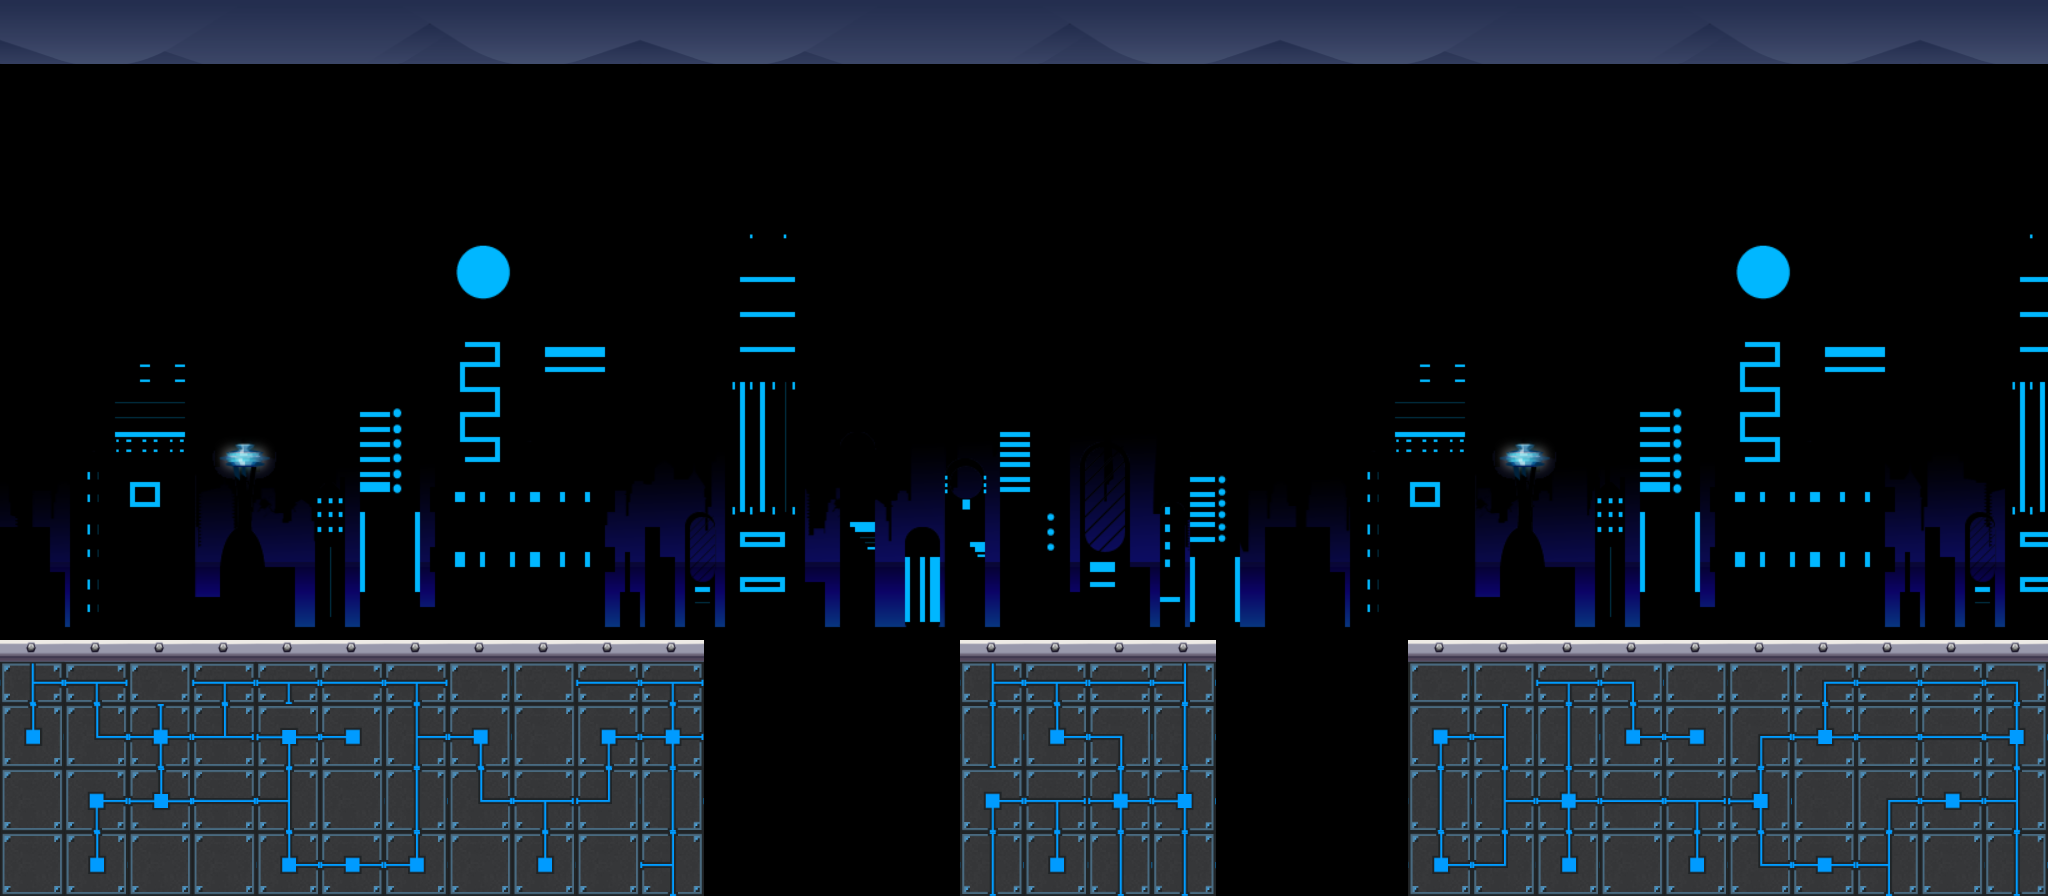

This game map was drawn from its Tiled (.tmx) file and the tilesets committed beside it. A one-line description and the trimmed map source follow:
An orthogonal 32x14 tile map with 64x64 px tiles, 3 tile layers (BackgroundLayer2, BackgroundLayer1, Ground), 4 tilesets and 9 objects (2x Lava-bubble-1, 2x Lava-fireball, 2x Lava-bubble-2, 2x Lava-splash, Start).

<map version="1.5" tiledversion="2021.02.15" orientation="orthogonal" renderorder="right-down" width="32" height="14" tilewidth="64" tileheight="64" infinite="0" nextlayerid="7" nextobjectid="35">
 <editorsettings>
  <export format="json" />
 </editorsettings>
 <tileset firstgid="1" name="bg-layer-1" tilewidth="64" tileheight="64" tilecount="200" columns="20">
  <image source="../assets/background/level-2-bg-layer-1.png" width="1280" height="640" />
 </tileset>
 <tileset firstgid="201" name="bg-layer-2-city" tilewidth="64" tileheight="64" tilecount="100" columns="20">
  <image source="../assets/background/level-2-bg-layer-2-city.png" width="1280" height="358" />
 </tileset>
 <tileset firstgid="301" name="bg-layer-2-clouds" tilewidth="64" tileheight="64" tilecount="20" columns="20">
  <image source="../assets/background/level-2-bg-layer-2-clouds.png" width="1280" height="89" />
 </tileset>
 <tileset firstgid="321" name="lab-tiles-64" tilewidth="64" tileheight="64" spacing="2" margin="1" tilecount="42" columns="7">
  <image source="../assets/tilesets/lab-tiles-64.png" width="462" height="396" />
 </tileset>
 <layer id="4" name="BackgroundLayer2" width="32" height="14">
  <data>[448 cells, 192 non-empty, 115 distinct tile ids]</data>
 </layer>
 <layer id="3" name="BackgroundLayer1" width="32" height="14">
  <data>[448 cells, 352 non-empty, 200 distinct tile ids]</data>
 </layer>
 <objectgroup id="6" name="Props">
  <object id="22" name="Start" x="128" y="640">
   <point />
  </object>
  <object id="23" name="Lava-bubble-1" x="832" y="832">
   <point />
  </object>
  <object id="24" name="Lava-fireball" x="896" y="896">
   <point />
  </object>
  <object id="26" name="Lava-bubble-2" x="960" y="832">
   <point />
  </object>
  <object id="27" name="Lava-bubble-1" x="1280" y="832">
   <point />
  </object>
  <object id="28" name="Lava-fireball" x="1344" y="896">
   <point />
  </object>
  <object id="30" name="Lava-bubble-2" x="1408" y="832">
   <point />
  </object>
  <object id="31" name="Lava-splash" x="896" y="832">
   <point />
  </object>
  <object id="33" name="Lava-splash" x="1344" y="832">
   <point />
  </object>
 </objectgroup>
 <objectgroup id="5" name="Hazards" />
 <layer id="1" name="Ground" width="32" height="14">
  <data>[448 cells, 100 non-empty, 29 distinct tile ids]</data>
 </layer>
</map>
